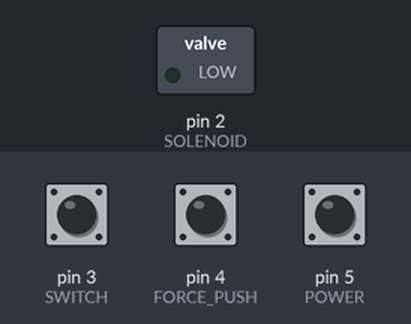
Bench run of a sketch on a simulated Arduino Uno, built with avr-gcc and run on an emulated ATmega328P. On the bench: switched loads named in the sketch (green lamp = pin HIGH). Dashed ring = blinking. The inputs (shaded band) are chosen by the test bench; at power-on: pin 3 (SWITCH) HIGH, pin 5 (POWER) HIGH, pin 4 (FORCE_PUSH) HIGH.

Above: at 1.8 s.
1.9 s: pin 3 (SWITCH) pulled LOW for 3.2 s
6.6 s: pin 5 (POWER) pulled LOW for 3.2 s
Timing chart, 0 to 17.3 s (numbered marks = the images above; inputs shaded):
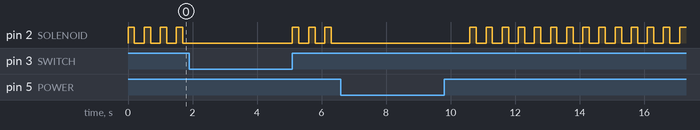

The sketch:

autobabybouncer.ino
```cpp
#define SOLENOID 2
#define SWITCH 3
#define FORCE_PUSH 4
#define POWER 5

void setup() {
  pinMode(SWITCH, INPUT_PULLUP);
  pinMode(FORCE_PUSH, INPUT_PULLUP);
  pinMode(POWER, INPUT_PULLUP);
  pinMode(SOLENOID, OUTPUT);
}

void loop(){
  int s, fp, p;
  p = digitalRead(POWER);
  fp = digitalRead(FORCE_PUSH);
  s = digitalRead(SWITCH);
  if(p == LOW){
    delay(1000);
    return;
  }
  if(fp == LOW || s == HIGH){
    push_up();
    return;
  }
}

void push_up(){
  digitalWrite(SOLENOID, HIGH);
  delay(200);
  digitalWrite(SOLENOID, LOW);
  delay(300);
}
```
